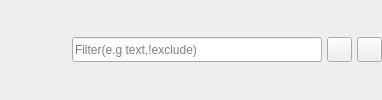
                 <widget class="QWidget" name="page_8">
                  <layout class="QHBoxLayout" name="horizontalLayout_7">
                   <property name="spacing">
                    <number>5</number>
                   </property>
                   <property name="leftMargin">
                    <number>0</number>
                   </property>
                   <property name="topMargin">
                    <number>0</number>
                   </property>
                   <property name="rightMargin">
                    <number>0</number>
                   </property>
                   <property name="bottomMargin">
                    <number>0</number>
                   </property>
                   <item>
                    <spacer name="horizontalSpacer_9">
                     <property name="orientation">
                      <enum>Qt::Horizontal</enum>
                     </property>
                     <property name="sizeHint" stdset="0">
                      <size>
                       <width>72</width>
                       <height>20</height>
                      </size>
                     </property>
                    </spacer>
                   </item>
                   <item>
                    <widget class="QLineEdit" name="lineEdit_2">
                     <property name="minimumSize">
                      <size>
                       <width>250</width>
                       <height>25</height>
                      </size>
                     </property>
                     <property name="maximumSize">
                      <size>
                       <width>16777215</width>
                       <height>25</height>
                      </size>
                     </property>
                     <property name="placeholderText">
                      <string>Filter(e.g text,!exclude)</string>
                     </property>
                     <property name="clearButtonEnabled">
                      <bool>false</bool>
                     </property>
                    </widget>
                   </item>
                   <item>
                    <widget class="QPushButton" name="collapseAll_btn">
                     <property name="minimumSize">
                      <size>
                       <width>25</width>
                       <height>25</height>
                      </size>
                     </property>
                     <property name="maximumSize">
                      <size>
                       <width>25</width>
                       <height>25</height>
                      </size>
                     </property>
                     <property name="cursor">
                      <cursorShape>PointingHandCursor</cursorShape>
                     </property>
                     <property name="text">
                      <string/>
                     </property>
                     <property name="icon">
                      <iconset resource="icons.qrc">
                       <normaloff>:/icons/icons/collapse-all.svg</normaloff>:/icons/icons/collapse-all.svg</iconset>
                     </property>
                     <property name="iconSize">
                      <size>
                       <width>16</width>
                       <height>16</height>
                      </size>
                     </property>
                    </widget>
                   </item>
                   <item>
                    <widget class="QPushButton" name="viewTable_btn">
                     <property name="minimumSize">
                      <size>
                       <width>25</width>
                       <height>25</height>
                      </size>
                     </property>
                     <property name="maximumSize">
                      <size>
                       <width>25</width>
                       <height>25</height>
                      </size>
                     </property>
                     <property name="cursor">
                      <cursorShape>PointingHandCursor</cursorShape>
                     </property>
                     <property name="text">
                      <string/>
                     </property>
                     <property name="icon">
                      <iconset resource="icons.qrc">
                       <normaloff>:/icons/icons/list-selection.svg</normaloff>:/icons/icons/list-selection.svg</iconset>
                     </property>
                     <property name="iconSize">
                      <size>
                       <width>16</width>
                       <height>16</height>
                      </size>
                     </property>
                    </widget>
                   </item>
                  </layout>
                 </widget>
